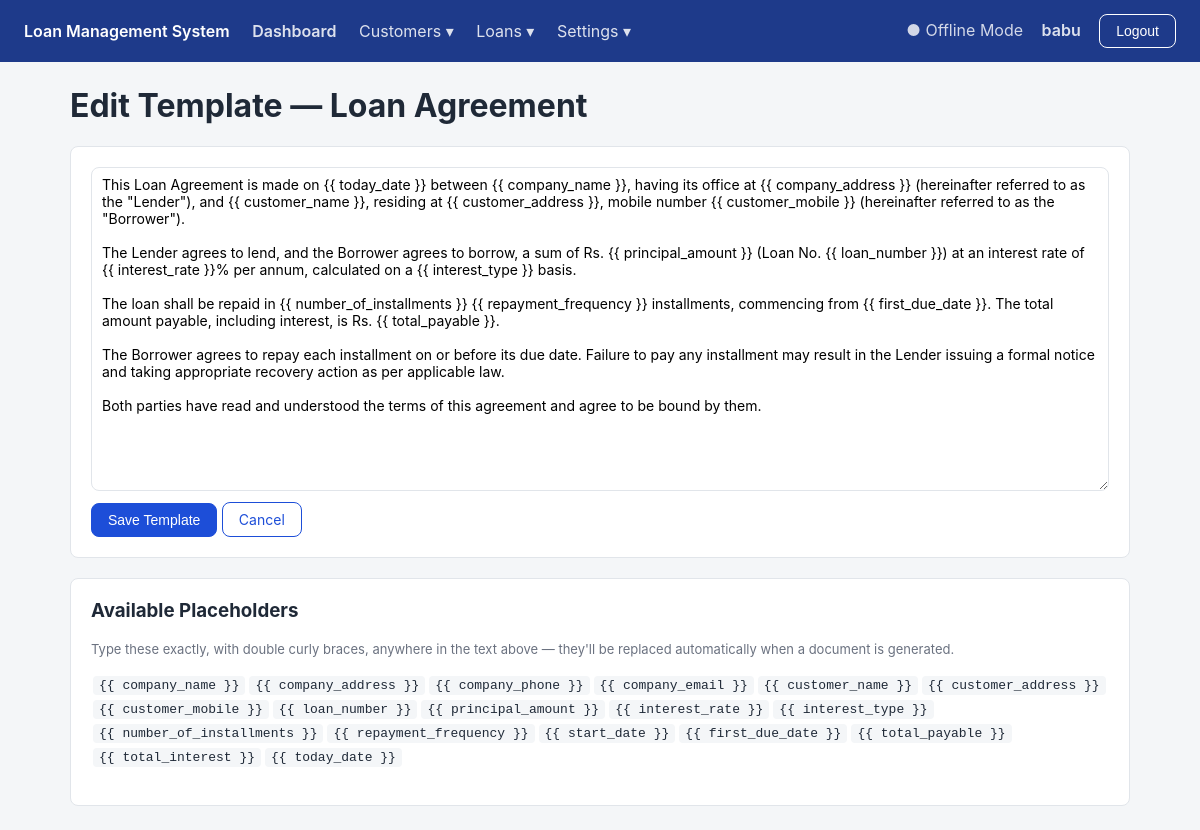
/documents/templates/agreement/edit/ (signed in), run on the app's committed database.
### accounts/models.py (models this page shows, shortened)
class AdminUser(AbstractUser):
    full_name = models.CharField(max_length=150, blank=True)
    session_timeout_minutes = models.PositiveIntegerField(
        default=30,
        help_text="Auto-logout after this many minutes of inactivity.",
    )

### documents/models.py (models this page shows, shortened)
class DocumentTemplate(models.Model):
    CATEGORY_AGREEMENT = "agreement"
    CATEGORY_NOTICE = "notice"
    CATEGORY_CLOSING = "closing"
    CATEGORY_CHOICES = [
        (CATEGORY_AGREEMENT, "Loan Agreement"),
        (CATEGORY_NOTICE, "Overdue Notice"),
        (CATEGORY_CLOSING, "Loan Closing Document"),
    ]
    category = models.CharField(max_length=20, choices=CATEGORY_CHOICES, unique=True)
    body = models.TextField()

### documents/views.py (the view)
# urls.py: path("templates/<str:category>/edit/", views.template_edit, name="template_edit"),
@login_required
def template_edit(request, category):
    template, _ = DocumentTemplate.objects.get_or_create(category=category, defaults={"body": ""})
    if request.method == "POST":
        form = DocumentTemplateForm(request.POST, instance=template)
        if form.is_valid():
            form.save()
            messages.success(request, "Template updated.")
            return redirect("documents:template_list")
    else:
        form = DocumentTemplateForm(instance=template)
    return render(
        request, "documents/template_edit.html",
        {"form": form, "template": template, "placeholders": pdf_generator.available_placeholders(category)},
    )

### documents/forms.py
class DocumentTemplateForm(forms.ModelForm):
    class Meta:
        model = DocumentTemplate
        fields = ["body"]
        widgets = {"body": forms.Textarea(attrs={"rows": 18})}

### core/context_processors.py (called while the page is built)
def system_settings(request):
    return {"company_name": get_setting("company_name")}

### core/models.py (called while the page is built)
def get_setting(key, default=None):
    try:
        return SystemSetting.objects.get(key=key).value
    except SystemSetting.DoesNotExist:
        return DEFAULTS.get(key, default)

### documents/pdf_generator.py (called while the page is built)
def available_placeholders(category):
    common = [
        "company_name", "company_address", "company_phone", "company_email",
        "customer_name", "customer_address", "customer_mobile",
        "loan_number", "principal_amount", "interest_rate", "interest_type",
        "number_of_installments", "repayment_frequency", "start_date",
        "first_due_date", "total_payable", "total_interest", "today_date",
    ]
    if category == "notice":
        return common + ["notice_type", "notice_date", "notice_reason", "overdue_count", "overdue_amount"]
    if category == "closing":
        return common + ["closing_date", "total_paid"]
    return common

### documents/templates/documents/template_edit.html (shortened to what this page needs)
{% extends "base.html" %}
{% block content %}
<h1>Edit Template — {{ template.get_category_display }}</h1>
<div class="card">
  <form method="post">
    <div class="form-group full">
      {{ form.body }}
    </div>
    <button class="btn" style="margin-top:12px;">Save Template</button>
    <a href="{% url 'documents:template_list' %}" class="btn secondary">Cancel</a>
  </form>
</div>
<div class="card">
  <h3>Available Placeholders</h3>
  <p class="muted">Type these exactly, with double curly braces, anywhere in the text above — they'll be replaced automatically when a document is generated.</p>
  <p>
    {% for p in placeholders %}<code style="background:#f4f6f8;padding:2px 6px;border-radius:4px;margin:2px;display:inline-block;">{% templatetag openvariable %} {{ p }} {% templatetag closevariable %}</code>{% endfor %}
  </p>
</div>
{% endblock %}

### templates/base.html (shortened to what this page needs)
{% load static %}
<!DOCTYPE html>
<html lang="en">
<head>
  <link rel="stylesheet" href="{% static 'css/app.css' %}">
</head>
<body>
  <div class="topbar">
    <div>
      <a href="{% url 'customers:list' %}">{{ company_name|default:"Loan Management System" }}</a>
      <a href="{% url 'reports:dashboard' %}" style="margin-left:18px;opacity:.85;">Dashboard</a>
      <div class="nav-dropdown">
        <span class="nav-dropdown-toggle">Customers ▾</span>
      </div>
      <div class="nav-dropdown">
        <span class="nav-dropdown-toggle">Loans ▾</span>
      </div>
      <div class="nav-dropdown">
        <span class="nav-dropdown-toggle">Settings ▾</span>
      </div>
    </div>
    <div>
      <span style="margin-right:14px; opacity:.8;">● Offline Mode</span>
      {% if user.is_authenticated %}
        <a href="{% url 'accounts:profile' %}" style="color:#fff;opacity:.85;margin-right:14px;">{{ user.full_name|default:user.username }}</a>
        <form method="post" action="{% url 'accounts:logout' %}" style="display:inline">
          <button type="submit" class="btn secondary" style="color:#fff;border-color:#fff;">Logout</button>
        </form>
      {% endif %}
    </div>
  </div>
  <div class="container">
    {% block content %}{% endblock %}
  </div>
</body>
</html>

### static/css/app.css (style rules this page uses)
:root { --color-bg: #f4f6f8; --color-surface: #ffffff; --color-border: #e1e5ea; --color-text: #1f2937; --color-muted: #6b7280; --color-primary: #1d4ed8; --color-primary-dark: #1e3a8a; --color-success: #15803d; --color-danger: #b91c1c; --color-warning: #b45309; --radius: 8px; }
* { box-sizing: border-box; }
body { margin: 0; font-family: -apple-system, Segoe UI, Roboto, Arial, sans-serif; background: var(--color-bg); color: var(--color-text); }
.topbar { background: var(--color-primary-dark); color: #fff; padding: 14px 24px; display: flex; justify-content: space-between; align-items: center; }
.topbar a { color: #fff; text-decoration: none; font-weight: 600; }
.container { max-width: 1100px; margin: 24px auto; padding: 0 20px; }
.card { background: var(--color-surface); border: 1px solid var(--color-border); border-radius: var(--radius); padding: 20px; margin-bottom: 20px; }
h1, h2, h3 { margin-top: 0; }
.btn { display: inline-block; padding: 8px 16px; border-radius: var(--radius); border: 1px solid var(--color-primary); background: var(--color-primary); color: #fff; text-decoration: none; font-size: 14px; cursor: pointer; }
.btn.secondary { background: transparent; color: var(--color-primary); }
.form-group { display: flex; flex-direction: column; gap: 4px; }
.form-group.full { grid-column: 1 / -1; }
input, select, textarea { padding: 8px 10px; border: 1px solid var(--color-border); border-radius: var(--radius); font-size: 14px; font-family: inherit; }
.muted { color: var(--color-muted); font-size: 13px; }
.nav-dropdown { position: relative; display: inline-block; margin-left: 18px; }
.nav-dropdown-toggle { cursor: pointer; opacity: .85; color: #fff; font-size: inherit; user-select: none; }

### data on the page
AdminUser: full_name "babu"
DocumentTemplate: category "Loan Agreement", body "This Loan Agreement is made on {{ today_date }} between {{ company_name }}, having its office at {{ company_address }} (hereinafter referred to as the \"Lender\"), and {{ customer_name }}, residing at {{ customer_address }}, mobile number {{ customer_mobile }} (hereinafter referred to as the \"Borrower\"). The Lender agrees to lend, and the Borrower agrees to borrow, a sum of Rs. {{ principal_amount }} (Loan No. {{ loan_number }}) at an interest rate of {{ interest_rate }}% per annum, calculated on a {{ interest_type }} basis. The loan shall be repaid in {{ number_of_installments }} {{ repayment_frequency }} installments, commencing from {{ first_due_date }}. The total amount payable, including…"

### other printed values
{{ company_name|default:"Loan Management System" }} "Loan Management System"
{{ p }} "company_name" "company_address" "company_phone" "company_email" "customer_name" "customer_address" "customer_mobile" "loan_number" "principal_amount" "interest_rate" "interest_type" "number_of_installments" "repayment_frequency" "start_date" "first_due_date" "total_payable" "total_interest" "today_date"
